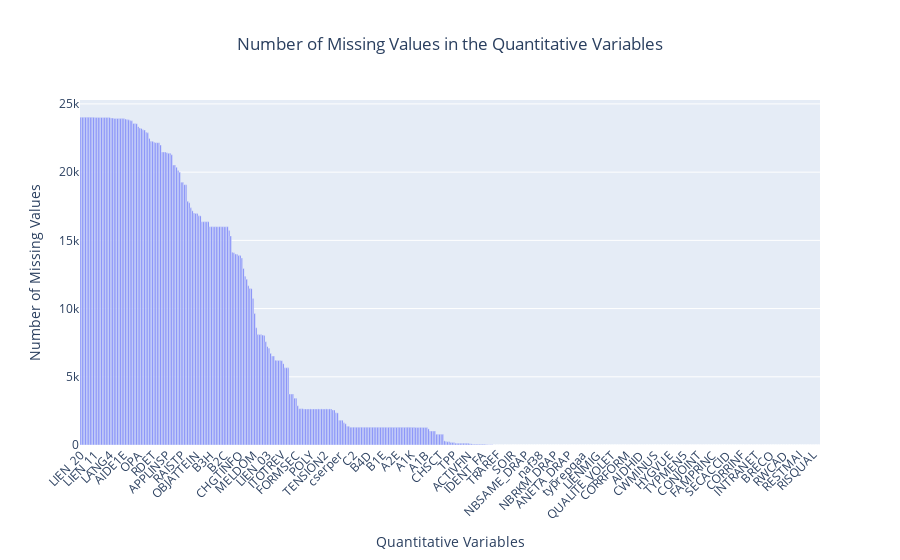

The notebook cell this image was saved under:
### Code cell
# Create the bar chart
fig = px.bar(
    qualitatives.isna().sum().sort_values(ascending=False),
    title="Number of Missing Values in the Quantitative Variables",
    labels={
        "Variable": "Quantitative Variables",
        "MissingValues": "Number of Missing Values",
    },
)

# Update layout for better readability
fig.update_layout(
    xaxis_title="Quantitative Variables",
    yaxis_title="Number of Missing Values",
    title_x=0.5,  # Center the title
    xaxis_tickangle=-45,
    showlegend=False,
)

### Figure 1 — Plotly figure (JSON) as saved in the notebook; plotly's stock layout.template omitted (floating-point values rounded to 4 significant figures; data arrays with more than 128 entries replaced by an {"elided": "..."} marker saying what was removed)
{"data": [{"alignmentgroup": "True", "hovertemplate": "variable=0<br>index=%{x}<br>value=%{y}<extra></extra>", "legendgroup": "0", "marker": {"color": "#636efa", "pattern": {"shape": ""}}, "name": "0", "offsetgroup": "0", "orientation": "v", "showlegend": true, "textposition": "auto", "type": "bar", "x": {"elided": "464 str values"}, "xaxis": "x", "y": {"elided": "464 int values"}, "yaxis": "y"}], "layout": {"barmode": "relative", "legend": {"title": {"text": "variable"}, "tracegroupgap": 0}, "showlegend": false, "title": {"text": "Number of Missing Values in the Quantitative Variables", "x": 0.5}, "xaxis": {"anchor": "y", "domain": [0, 1], "tickangle": -45, "title": {"text": "Quantitative Variables"}}, "yaxis": {"anchor": "x", "domain": [0, 1], "title": {"text": "Number of Missing Values"}}}}
